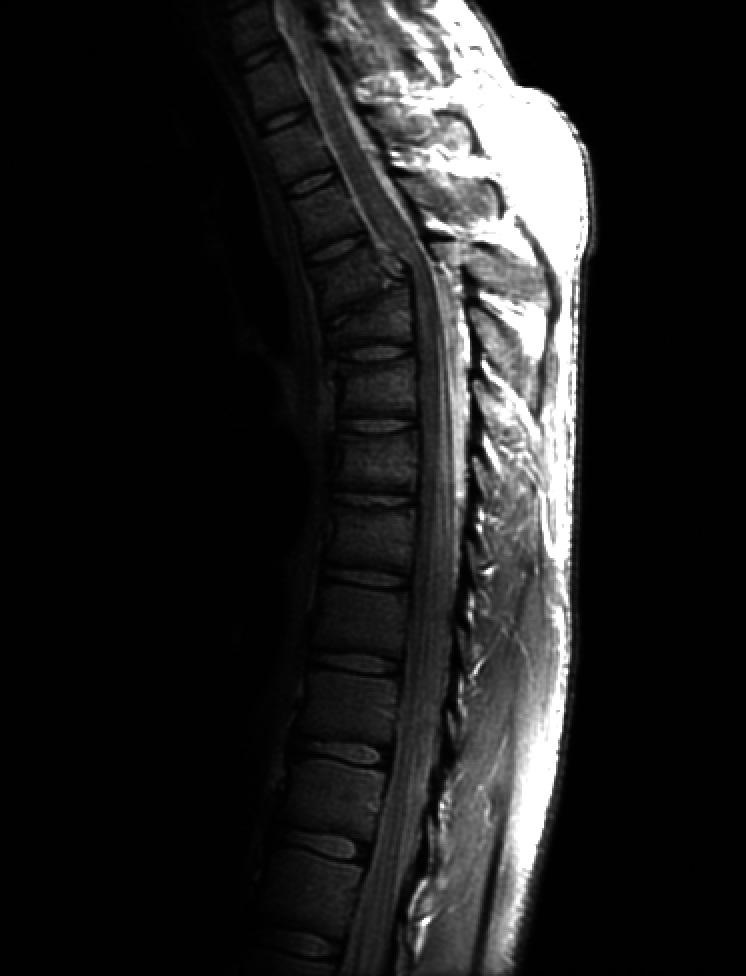
%> input picture Image_Processing/Lab2/9.jpg, 746 x 976 px
$ octave task6.m   (GNU Octave 9; MATLAB toolbox functions it lacks are replaced by stand-ins)
%> lines starting %> are read from the running program, lines starting %| are printed output that depends on the picture
#Consider image 9.jpg and 10.jpg and enhance them with power law
#transformation.

r1 = imread('E:/Sem-7/IP/LAB2/Lab_2_exercise_images/Lab_2_exercise_images/9.jpg');
%> r1 is the input picture: size 976x746x3 uint8; min 0, max 255, mean 32.6
r2 = imread('E:/Sem-7/IP/LAB2/Lab_2_exercise_images/Lab_2_exercise_images/10.jpg');
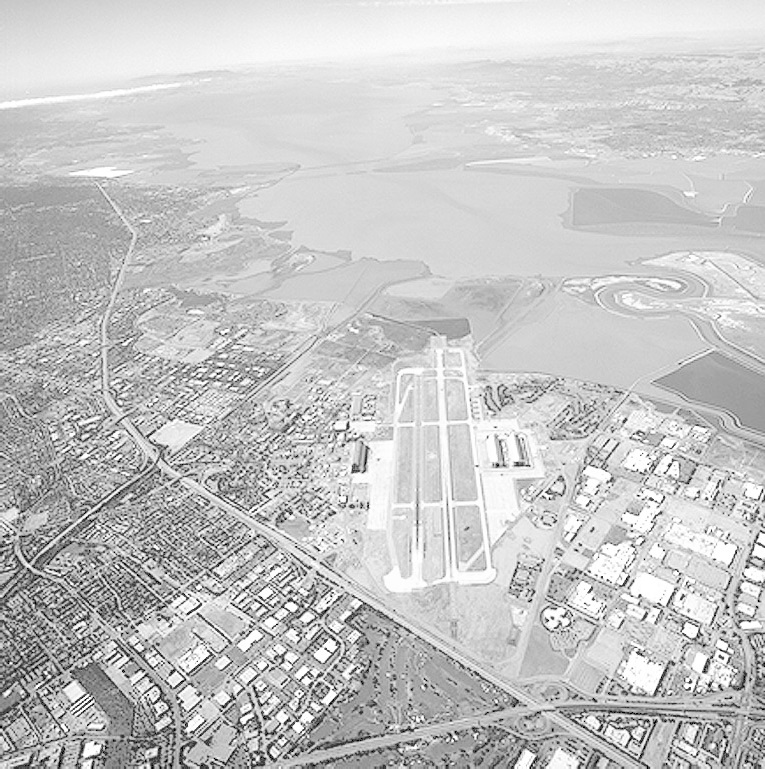
%> input picture Image_Processing/Lab2/10.jpg, 765 x 769 px
%> r2 is the input picture: size 769x765x3 uint8; min 0, max 255, mean 197.1

#image1
subplot(2,2,1);
imshow(r1);
title("Normal Image 1");
subplot(2,2,2);
c=uint8(1);
s1 = c*r1.^1.20;
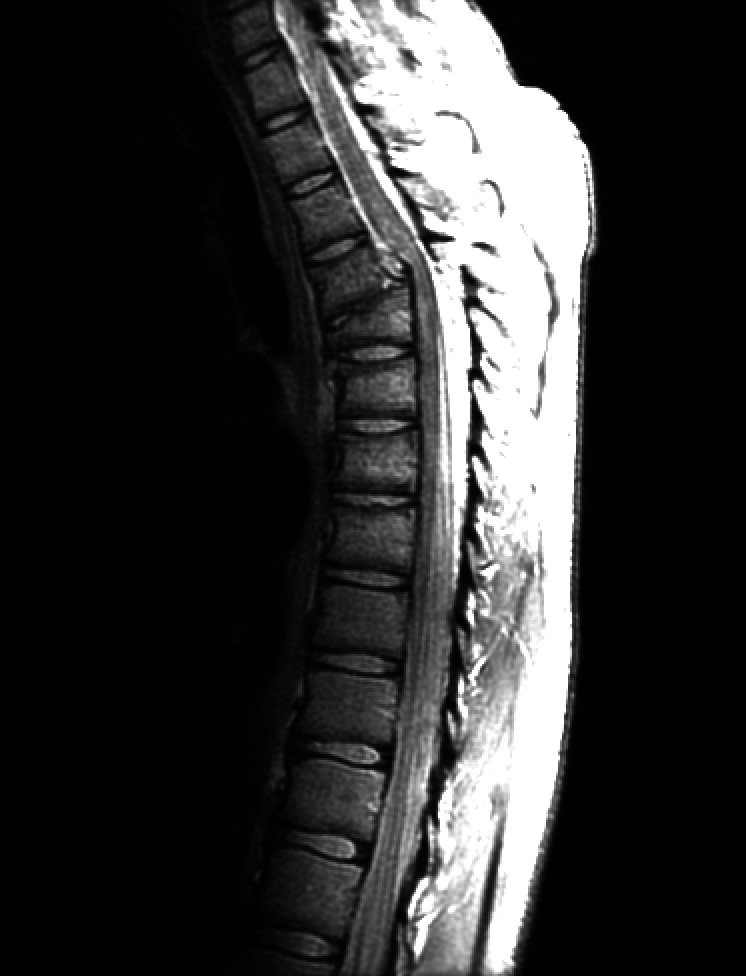
%> s1: size 976x746x3 uint8; min 0, max 255, mean 50.8
imshow(s1);
title("Enhanced Image 1");

#image2
subplot(2,2,3);
imshow(r2);
title("Normal Image 2");
subplot(2,2,4);
c=uint8(1);
s2 = c*r2.^0.95;
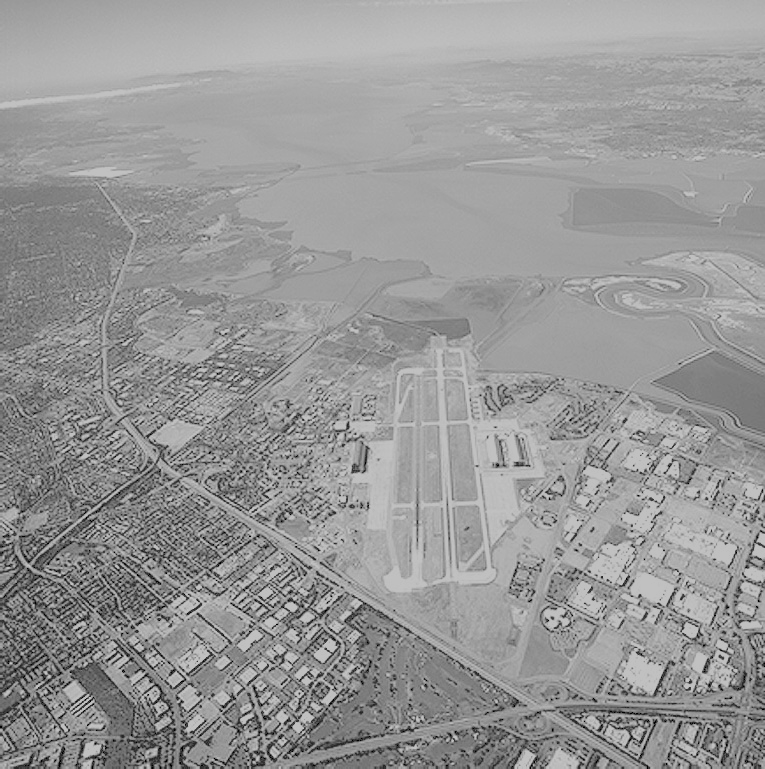
%> s2: size 769x765x3 uint8; min 0, max 193, mean 151.2
imshow(s2);
title("Enhanced Image 2");
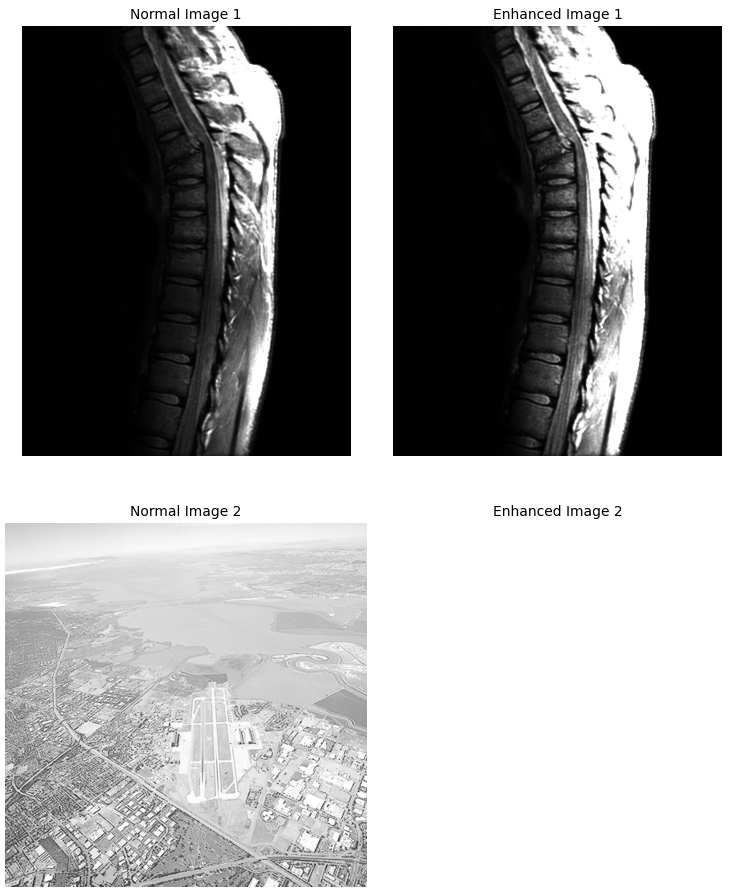
%> figure redrawn from the program's plot data, 4 panels
